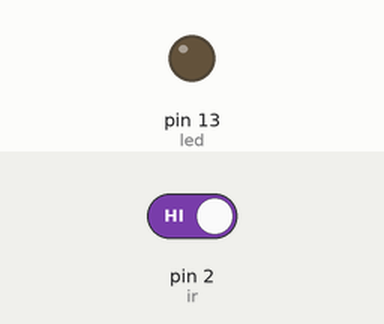
The sketch below on a simulated Arduino Uno, built with avr-gcc and run on an emulated ATmega328P. On the bench: output pins drawn as LEDs (lit = HIGH). Inputs (shaded band) come from the test bench; at power-on: pin 2 (ir) HIGH.

Above: at 1.2 s.
1.3 s: pin 2 (ir) driven LOW
At 2.5 s:
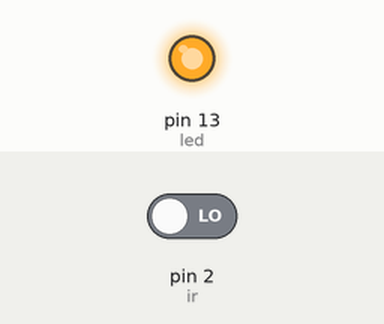
2.8 s: pin 2 (ir) driven HIGH
At 3.7 s:
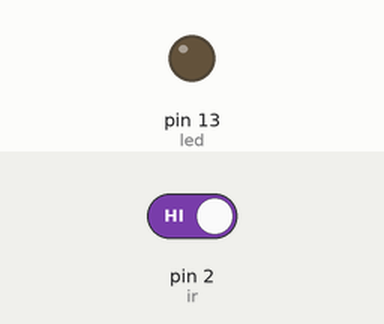
Timing chart, 0 to 5.8 s (numbered marks = the images above; inputs shaded):
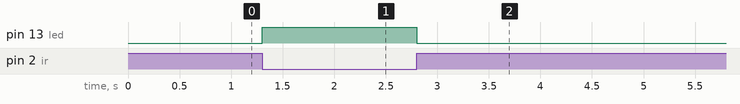

Measured:
- after the input at 1.3 s, pin 13 (led): LOW → HIGH at once
- after the input at 2.8 s, pin 13 (led): HIGH → LOW at once

The sketch:

IR.ino
```cpp
int ir = 2;
int led = 13;

void setup()
{
  pinMode(ir, INPUT);
  pinMode(led, OUTPUT);
}
void loop()
{
    if(digitalRead(ir) == LOW)
    {
      digitalWrite(led, HIGH);
    }
    else
    {
      digitalWrite(led, LOW);
    }
}
```
